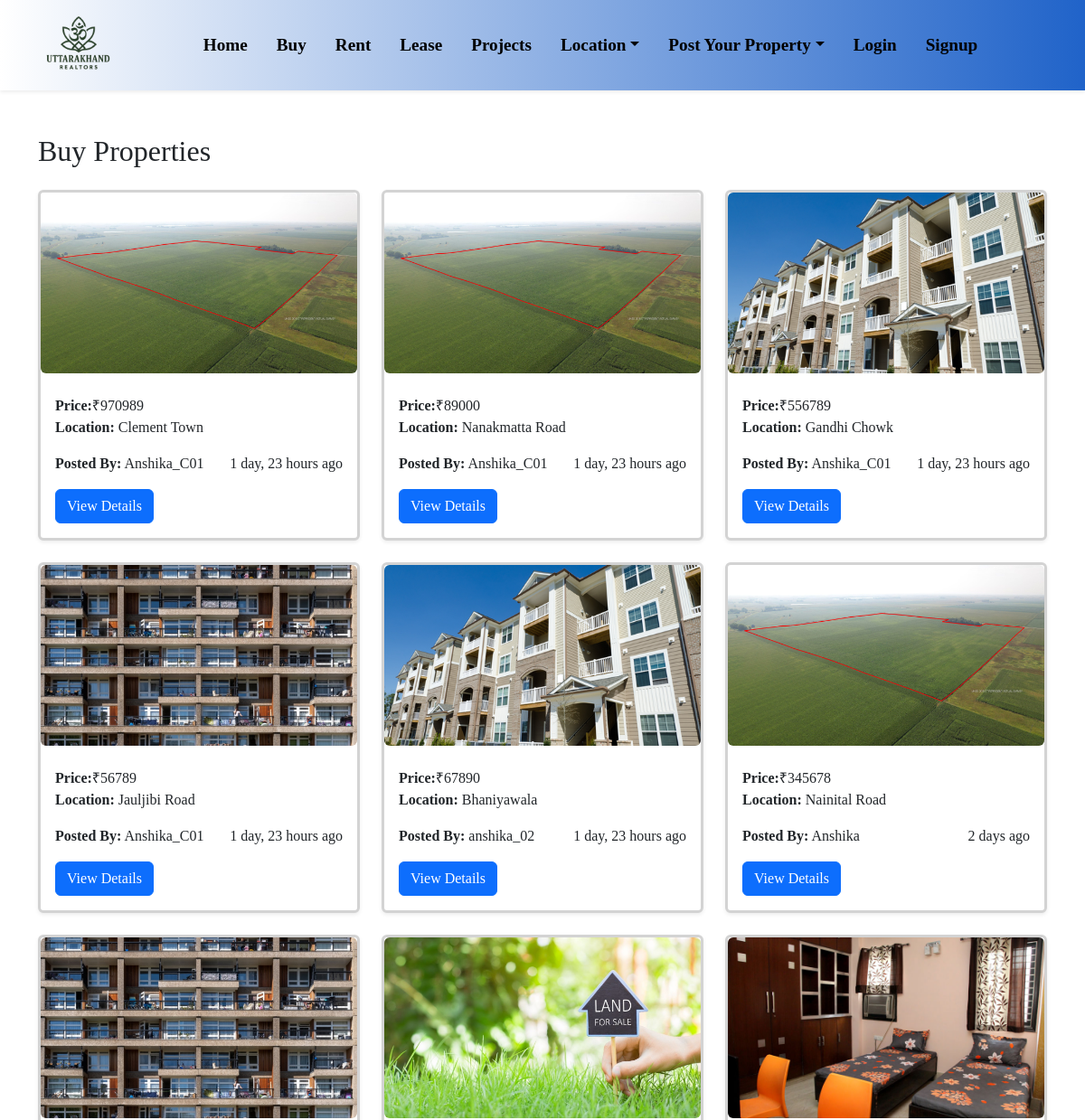
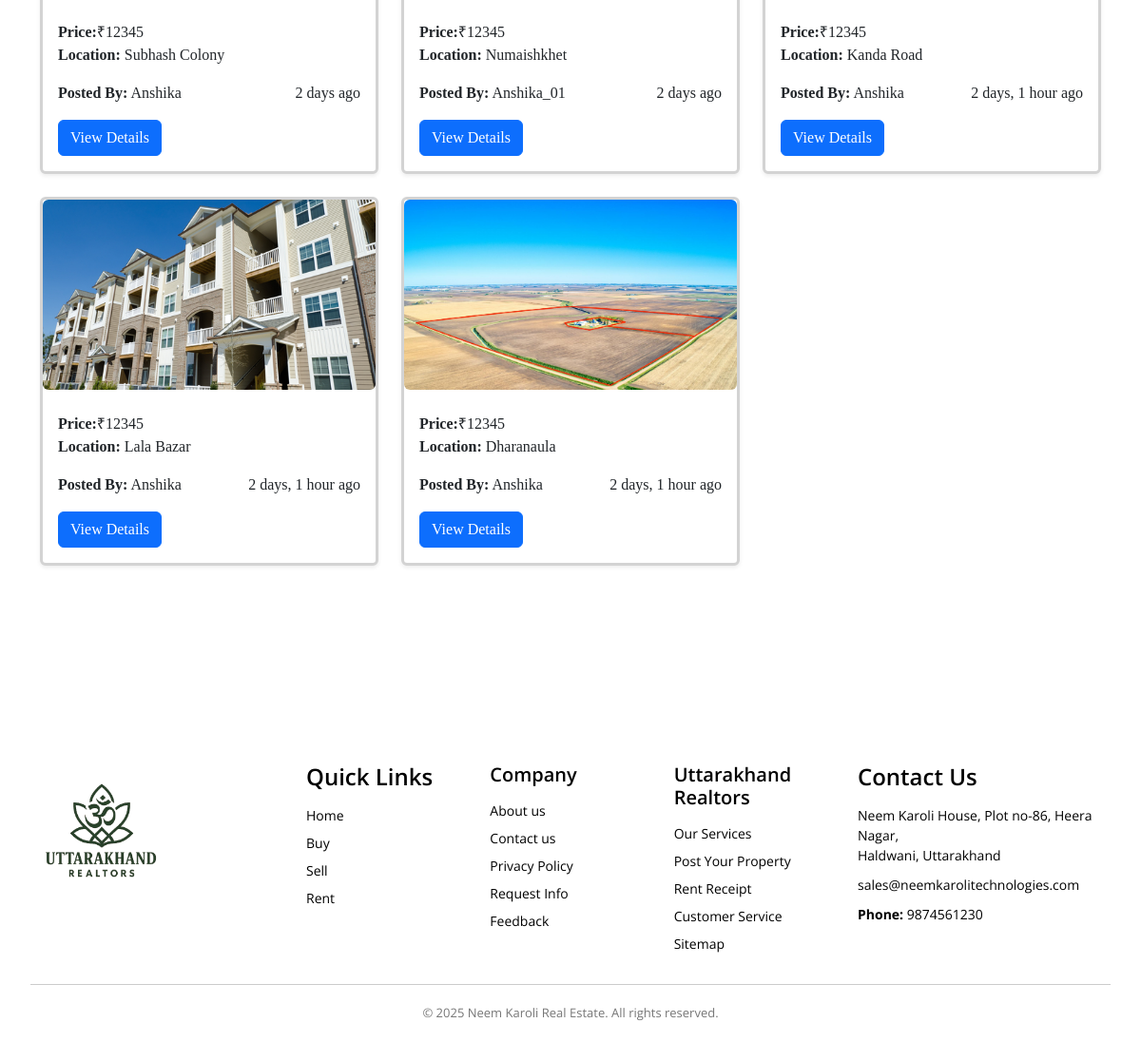
/buy/, run on the app's committed database (2 pictures, top to bottom).
### my_app/models.py (models this page shows, shortened)
class Property(models.Model):
    purpose = models.ForeignKey(Purpose, on_delete=models.SET_NULL, null=True)
    property_type = models.ForeignKey(PropertyType, on_delete=models.SET_NULL, null=True)
    city = models.ForeignKey(City, on_delete=models.SET_NULL, null=True)
    location = models.ForeignKey(Location, on_delete=models.SET_NULL, null=True)
    price = models.PositiveIntegerField()
    area = models.PositiveIntegerField(null=True, blank=True)  # in sq.ft
    description = models.TextField(max_length=1000)
    facing = models.CharField(max_length=50, null=True, blank=True)
    ownership = models.CharField(max_length=100, null=True, blank=True)
    transaction_type = models.CharField(max_length=100, null=True, blank=True)
    agent_phone = models.CharField(max_length=15, null=True, blank=True)
    brochure = models.FileField(upload_to='property/brochures/', null=True, blank=True)
    posted_on = models.DateTimeField(auto_now_add=True)
    posted_by = models.ForeignKey(User, on_delete=models.SET_NULL, null=True, blank=True)
    is_approved = models.BooleanField(default=False)

class PropertyImage(models.Model):
    property = models.ForeignKey(Property, related_name='images', on_delete=models.CASCADE)
    image = models.ImageField(upload_to='property_images/')

class Location(models.Model):
    name = models.CharField(max_length=100)
    city = models.ForeignKey(City, on_delete=models.CASCADE, related_name='locations')

### my_app/views.py (the view)
# urls.py: path('buy/', views.buy_properties, name='buy_properties'),
def buy_properties(request):
    try:
        sell_purpose = Purpose.objects.get(name__iexact="Sell")
        properties = Property.objects.filter(purpose=sell_purpose, is_approved=True).order_by('-id')
    except Purpose.DoesNotExist:
        properties = Property.objects.none()
    return render(request, 'buy.html', {'properties': properties})

### my_app/templates/buy.html (shortened to what this page needs)
{% extends 'common.html' %}
{% block content %}
  <div class="container py-5">
    <h2 class="mb-4">Buy Properties</h2>
    <div class="row">
      {% for property in properties %}
        <div class="col-md-4 mb-4">
          <div class="card h-100 shadow-sm " style="border: 3px solid lightgray;">
            {% if property.images.all %}
              <img src="{{ property.images.all.0.image.url }}" class="img rounded " style="height: 200px; object-fit: cover;" alt="Property Image" />
            {% else %}
              <img src="https://via.placeholder.com/400x300?text=No+Image" class="img-fluid rounded" alt="No image available" />
            {% endif %}
            <div class="card-body">
              <p class="card-text mb-0">
                <strong>Price:</strong>₹{{ property.price }}
              </p>
              <p class="card-text mt-0">
                <strong>Location:</strong> {{ property.location.name }}
              </p>
              <div class="d-flex justify-content-between">
                <p>
                  <strong>Posted By:</strong>
                  {% if property.posted_by %}
                    {{ property.posted_by.username }}
                  {% else %}
                    Admin
                  {% endif %}
                </p>
                <p>{{ property.posted_on|timesince }} ago</p>
              </div>
              <a href="{% url 'property_detail' property.pk %}" class="btn btn-primary">View Details</a>
            </div>
          </div>
        </div>
      {% empty %}
        <p class="text-muted">No properties available for buying at the moment.</p>
      {% endfor %}
    </div>
  </div>
{% endblock %}

### static/css/style.css (style rules this page uses)
body { font-family: Georgia, 'Times New Roman', Times, serif !important; margin: 0; padding: 0; }

### data on the page
Property: images.all.0.image (picture), price "970989", location.name "Clement Town", posted_by.username "Anshika_C01", posted_on "1 day, 23 hours"
Property: images.all.0.image (picture), price "89000", location.name "Nanakmatta Road", posted_by.username "Anshika_C01", posted_on "1 day, 23 hours"
Property: images.all.0.image (picture), price "556789", location.name "Gandhi Chowk", posted_by.username "Anshika_C01", posted_on "1 day, 23 hours"
Property: images.all.0.image (picture), price "56789", location.name "Jauljibi Road", posted_by.username "Anshika_C01", posted_on "1 day, 23 hours"
Property: images.all.0.image (picture), price "67890", location.name "Bhaniyawala", posted_by.username "anshika_02", posted_on "1 day, 23 hours"
Property: images.all.0.image (picture), price "345678", location.name "Nainital Road", posted_by.username "Anshika", posted_on "2 days"
Property: images.all.0.image (picture), price "12345", location.name "Subhash Colony", posted_by.username "Anshika", posted_on "2 days"
Property: images.all.0.image (picture), price "12345", location.name "Numaishkhet", posted_by.username "Anshika_01", posted_on "2 days"
Property: images.all.0.image (picture), price "12345", location.name "Kanda Road", posted_by.username "Anshika", posted_on "2 days, 1 hour"
Property: images.all.0.image (picture), price "12345", location.name "Lala Bazar", posted_by.username "Anshika", posted_on "2 days, 1 hour"
Property: images.all.0.image (picture), price "12345", location.name "Dharanaula", posted_by.username "Anshika", posted_on "2 days, 1 hour"
